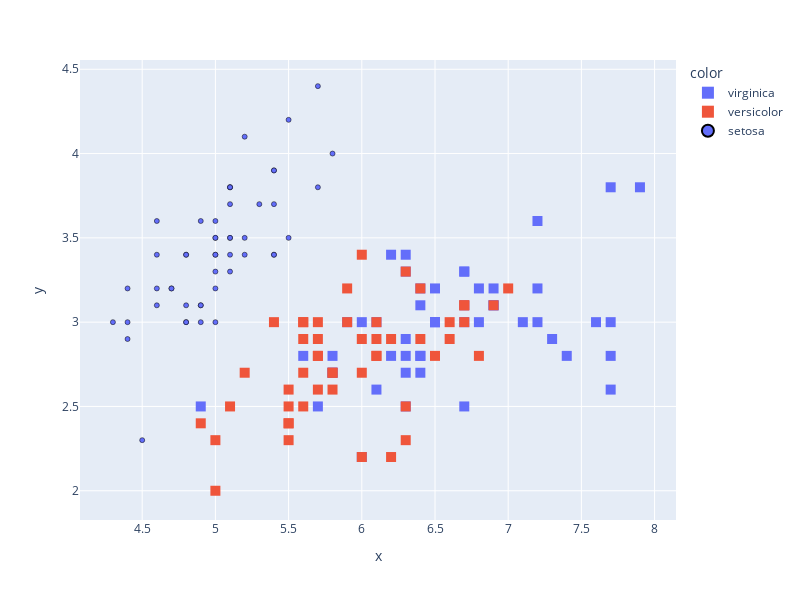

Notebook code cell kept with this figure:
### Markdown cell above
Markers can also be addressed with patterns.
Here is an example that changes all markers corresponding to classes beginning with the letter "v".

### Code cell
custom_marker_style = {'marker': {'symbol': 'square', 'size': 10,}}
plotter.update_traces(name_pattern='v', update_params=custom_marker_style)

display(plotter.plot())

### Figure 1 — Plotly figure (JSON) as saved in the notebook; plotly's stock layout.template omitted (floating-point values rounded to 4 significant figures)
{"data": [{"hovertemplate": "color=virginica<br>x=%{x}<br>y=%{y}<extra></extra>", "legendgroup": "virginica", "marker": {"size": 10, "symbol": "square"}, "mode": "markers", "name": "virginica", "orientation": "v", "showlegend": true, "type": "scatter", "x": [6.3, 5.8, 7.1, 6.3, 6.5, 7.6, 4.9, 7.3, 6.7, 7.2, 6.5, 6.4, 6.8, 5.7, 5.8, 6.4, 6.5, 7.7, 7.7, 6, 6.9, 5.6, 7.7, 6.3, 6.7, 7.2, 6.2, 6.1, 6.4, 7.2, 7.4, 7.9, 6.4, 6.3, 6.1, 7.7, 6.3, 6.4, 6, 6.9, 6.7, 6.9, 5.8, 6.8, 6.7, 6.7, 6.3, 6.5, 6.2, 5.9], "xaxis": "x", "y": [3.3, 2.7, 3, 2.9, 3, 3, 2.5, 2.9, 2.5, 3.6, 3.2, 2.7, 3, 2.5, 2.8, 3.2, 3, 3.8, 2.6, 2.2, 3.2, 2.8, 2.8, 2.7, 3.3, 3.2, 2.8, 3, 2.8, 3, 2.8, 3.8, 2.8, 2.8, 2.6, 3, 3.4, 3.1, 3, 3.1, 3.1, 3.1, 2.7, 3.2, 3.3, 3, 2.5, 3, 3.4, 3], "yaxis": "y"}, {"hovertemplate": "color=versicolor<br>x=%{x}<br>y=%{y}<extra></extra>", "legendgroup": "versicolor", "marker": {"size": 10, "symbol": "square"}, "mode": "markers", "name": "versicolor", "orientation": "v", "showlegend": true, "type": "scatter", "x": [7, 6.4, 6.9, 5.5, 6.5, 5.7, 6.3, 4.9, 6.6, 5.2, 5, 5.9, 6, 6.1, 5.6, 6.7, 5.6, 5.8, 6.2, 5.6, 5.9, 6.1, 6.3, 6.1, 6.4, 6.6, 6.8, 6.7, 6, 5.7, 5.5, 5.5, 5.8, 6, 5.4, 6, 6.7, 6.3, 5.6, 5.5, 5.5, 6.1, 5.8, 5, 5.6, 5.7, 5.7, 6.2, 5.1, 5.7], "xaxis": "x", "y": [3.2, 3.2, 3.1, 2.3, 2.8, 2.8, 3.3, 2.4, 2.9, 2.7, 2, 3, 2.2, 2.9, 2.9, 3.1, 3, 2.7, 2.2, 2.5, 3.2, 2.8, 2.5, 2.8, 2.9, 3, 2.8, 3, 2.9, 2.6, 2.4, 2.4, 2.7, 2.7, 3, 3.4, 3.1, 2.3, 3, 2.5, 2.6, 3, 2.6, 2.3, 2.7, 3, 2.9, 2.9, 2.5, 2.8], "yaxis": "y"}, {"hovertemplate": "color=setosa<br>x=%{x}<br>y=%{y}<extra></extra>", "legendgroup": "setosa", "marker": {"color": "#636efa", "line": {"color": "black", "width": 0.5}, "size": 5, "symbol": "circle"}, "mode": "markers", "name": "setosa", "orientation": "v", "showlegend": true, "type": "scatter", "x": [5.1, 4.9, 4.7, 4.6, 5, 5.4, 4.6, 5, 4.4, 4.9, 5.4, 4.8, 4.8, 4.3, 5.8, 5.7, 5.4, 5.1, 5.7, 5.1, 5.4, 5.1, 4.6, 5.1, 4.8, 5, 5, 5.2, 5.2, 4.7, 4.8, 5.4, 5.2, 5.5, 4.9, 5, 5.5, 4.9, 4.4, 5.1, 5, 4.5, 4.4, 5, 5.1, 4.8, 5.1, 4.6, 5.3, 5], "xaxis": "x", "y": [3.5, 3, 3.2, 3.1, 3.6, 3.9, 3.4, 3.4, 2.9, 3.1, 3.7, 3.4, 3, 3, 4, 4.4, 3.9, 3.5, 3.8, 3.8, 3.4, 3.7, 3.6, 3.3, 3.4, 3, 3.4, 3.5, 3.4, 3.2, 3.1, 3.4, 4.1, 4.2, 3.1, 3.2, 3.5, 3.6, 3, 3.4, 3.5, 2.3, 3.2, 3.5, 3.8, 3, 3.8, 3.2, 3.7, 3.3], "yaxis": "y"}], "layout": {"height": 600, "legend": {"itemsizing": "constant", "title": {"text": "color"}, "tracegroupgap": 0}, "margin": {"t": 60}, "width": 800, "xaxis": {"anchor": "y", "domain": [0, 1], "title": {"text": "x"}}, "yaxis": {"anchor": "x", "domain": [0, 1], "title": {"text": "y"}}}}
